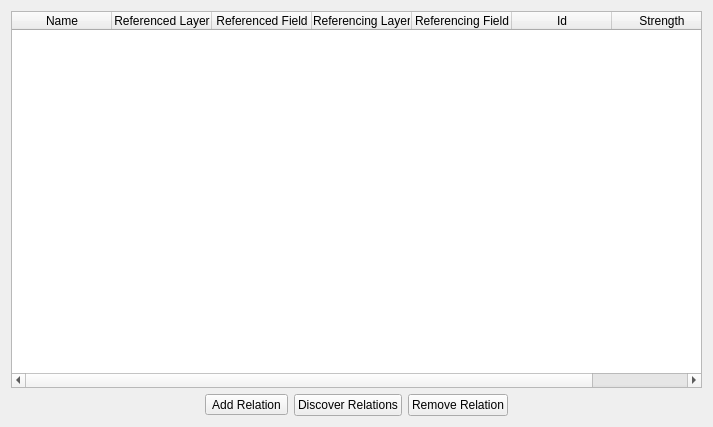
<?xml version="1.0" encoding="UTF-8"?>
<ui version="4.0">
 <class>QgsRelationManagerDialogBase</class>
 <widget class="QWidget" name="QgsRelationManagerDialogBase">
  <property name="geometry">
   <rect>
    <x>0</x>
    <y>0</y>
    <width>713</width>
    <height>427</height>
   </rect>
  </property>
  <property name="windowTitle">
   <string notr="true">Dialog</string>
  </property>
  <layout class="QVBoxLayout" name="verticalLayout">
   <item>
    <widget class="QTableWidget" name="mRelationsTable">
     <property name="selectionBehavior">
      <enum>QAbstractItemView::SelectRows</enum>
     </property>
     <property name="sortingEnabled">
      <bool>true</bool>
     </property>
     <attribute name="horizontalHeaderStretchLastSection">
      <bool>true</bool>
     </attribute>
     <attribute name="verticalHeaderShowSortIndicator" stdset="0">
      <bool>true</bool>
     </attribute>
     <column>
      <property name="text">
       <string>Name</string>
      </property>
     </column>
     <column>
      <property name="text">
       <string>Referenced Layer</string>
      </property>
      <property name="toolTip">
       <string>Referenced Layer (Parent)</string>
      </property>
     </column>
     <column>
      <property name="text">
       <string>Referenced Field</string>
      </property>
      <property name="toolTip">
       <string>Referenced Field</string>
      </property>
     </column>
     <column>
      <property name="text">
       <string>Referencing Layer</string>
      </property>
      <property name="toolTip">
       <string>Referencing Layer (Child)</string>
      </property>
     </column>
     <column>
      <property name="text">
       <string>Referencing Field</string>
      </property>
      <property name="toolTip">
       <string>Referencing Field</string>
      </property>
     </column>
     <column>
      <property name="text">
       <string>Id</string>
      </property>
      <property name="toolTip">
       <string>Id</string>
      </property>
     </column>
     <column>
      <property name="text">
       <string>Strength</string>
      </property>
      <property name="toolTip">
       <string>Strength</string>
      </property>
     </column>
    </widget>
   </item>
   <item>
    <layout class="QHBoxLayout" name="horizontalLayout">
     <item>
      <spacer name="horizontalSpacer">
       <property name="orientation">
        <enum>Qt::Horizontal</enum>
       </property>
       <property name="sizeHint" stdset="0">
        <size>
         <width>40</width>
         <height>20</height>
        </size>
       </property>
      </spacer>
     </item>
     <item>
      <widget class="QToolButton" name="mBtnAddRelation">
       <property name="text">
        <string>Add Relation</string>
       </property>
       <property name="icon">
        <iconset resource="../../images/images.qrc">
         <normaloff>:/images/themes/default/symbologyAdd.svg</normaloff>:/images/themes/default/symbologyAdd.svg</iconset>
       </property>
       <property name="toolButtonStyle">
        <enum>Qt::ToolButtonTextBesideIcon</enum>
       </property>
      </widget>
     </item>
     <item>
      <widget class="QPushButton" name="mBtnDiscoverRelations">
       <property name="text">
        <string>Discover Relations</string>
       </property>
       <property name="icon">
        <iconset resource="../../images/images.qrc">
         <normaloff>:/images/themes/default/symbologyAdd.svg</normaloff>:/images/themes/default/symbologyAdd.svg</iconset>
       </property>
      </widget>
     </item>
     <item>
      <widget class="QPushButton" name="mBtnRemoveRelation">
       <property name="text">
        <string>Remove Relation</string>
       </property>
       <property name="icon">
        <iconset resource="../../images/images.qrc">
         <normaloff>:/images/themes/default/symbologyRemove.svg</normaloff>:/images/themes/default/symbologyRemove.svg</iconset>
       </property>
      </widget>
     </item>
     <item>
      <spacer name="horizontalSpacer_2">
       <property name="orientation">
        <enum>Qt::Horizontal</enum>
       </property>
       <property name="sizeHint" stdset="0">
        <size>
         <width>40</width>
         <height>20</height>
        </size>
       </property>
      </spacer>
     </item>
    </layout>
   </item>
  </layout>
  <action name="mActionAddPolymorphicRelation">
   <property name="text">
    <string>Add Polymorphic Relation</string>
   </property>
   <property name="toolTip">
    <string>Polymorphic relations are for advanced usage where a set of standard relations have the same referencing layer but the referenced layer is calculated from an expression.</string>
   </property>
  </action>
 </widget>
 <resources>
  <include location="../../images/images.qrc"/>
 </resources>
 <connections/>
</ui>
